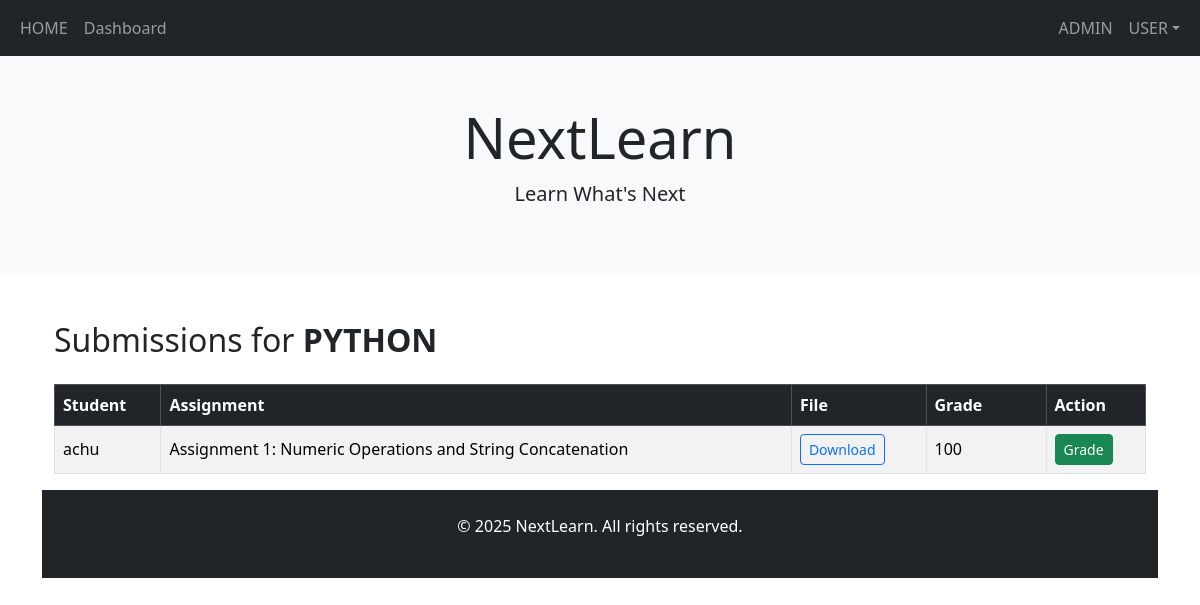
/instructor/course/10/submissions/ (signed in), run on the app's committed database.
### learn/models.py (models this page shows, shortened)
class Course(models.Model):
    title = models.CharField(max_length=200)
    description = models.TextField()
    category = models.ForeignKey(Category, on_delete=models.SET_NULL, null=True)
    instructor = models.ForeignKey(User, on_delete=models.CASCADE)
    created_at = models.DateTimeField(auto_now_add=True)
    price = models.DecimalField(max_digits=8, decimal_places=2, default=0.00)

class Submission(models.Model):
    assignment = models.ForeignKey(Assignment, on_delete=models.CASCADE)
    student = models.ForeignKey(User, on_delete=models.CASCADE)
    file = models.FileField(upload_to='assignments/')
    submitted_at = models.DateTimeField(auto_now_add=True)
    grade = models.CharField(max_length=10, blank=True, null=True)

class Assignment(models.Model):
    course = models.ForeignKey(Course, on_delete=models.CASCADE)
    title = models.CharField(max_length=200)
    description = models.TextField()
    due_date = models.DateTimeField()

### learn/views.py (the view)
# urls.py: path('instructor/course/<int:course_id>/submissions/', views.review_submissions, name='review_submissions'),
@login_required
def review_submissions(request, course_id):
    if request.user.userprofile.role != 'instructor':
        return HttpResponse("Unauthorized", status=403)
    course = get_object_or_404(Course, id=course_id, instructor=request.user)
    submissions = Submission.objects.filter(assignment__course=course)
    return render(request, 'instructor/review_submissions.html', {
        'submissions': submissions,
        'course': course,
    })

### templates/instructor/review_submissions.html (shortened to what this page needs)
{% extends 'index.html' %}
{% block content %}
<div class="container mt-4">
  <h2 class="mb-4">Submissions for <strong>{{ course.title }}</strong></h2>
  <form method="post">
    <table class="table table-striped table-bordered align-middle">
      <thead class="table-dark">
        <tr>
          <th>Student</th>
          <th>Assignment</th>
          <th>File</th>
          <th style="width: 120px;">Grade</th>
          <th>Action</th>
        </tr>
      </thead>
      <tbody>
        {% for submission in submissions %}
          <tr>
            <td>{{ submission.student.username }}</td>
            <td>{{ submission.assignment.title }}</td>
            <td>
              <a href="{{ submission.file.url }}" class="btn btn-outline-primary btn-sm" target="_blank">
                Download
              </a>
            </td>
            <td>{{ submission.grade|default:"—" }}</td>
            <td>
            <a href="{% url 'grade_submission' submission.id %}" class="btn btn-success btn-sm">Grade</a>
            </td>
          </tr>
        {% empty %}
          <tr>
            <td colspan="5" class="text-center">No submissions found.</td>
          </tr>
        {% endfor %}
      </tbody>
    </table>
  </form>
</div>
{% endblock %}

### data on the page
Course: title "PYTHON"
Submission: student.username "achu", assignment "Assignment 1: Numeric Operations and String Concatenation", grade "100"
